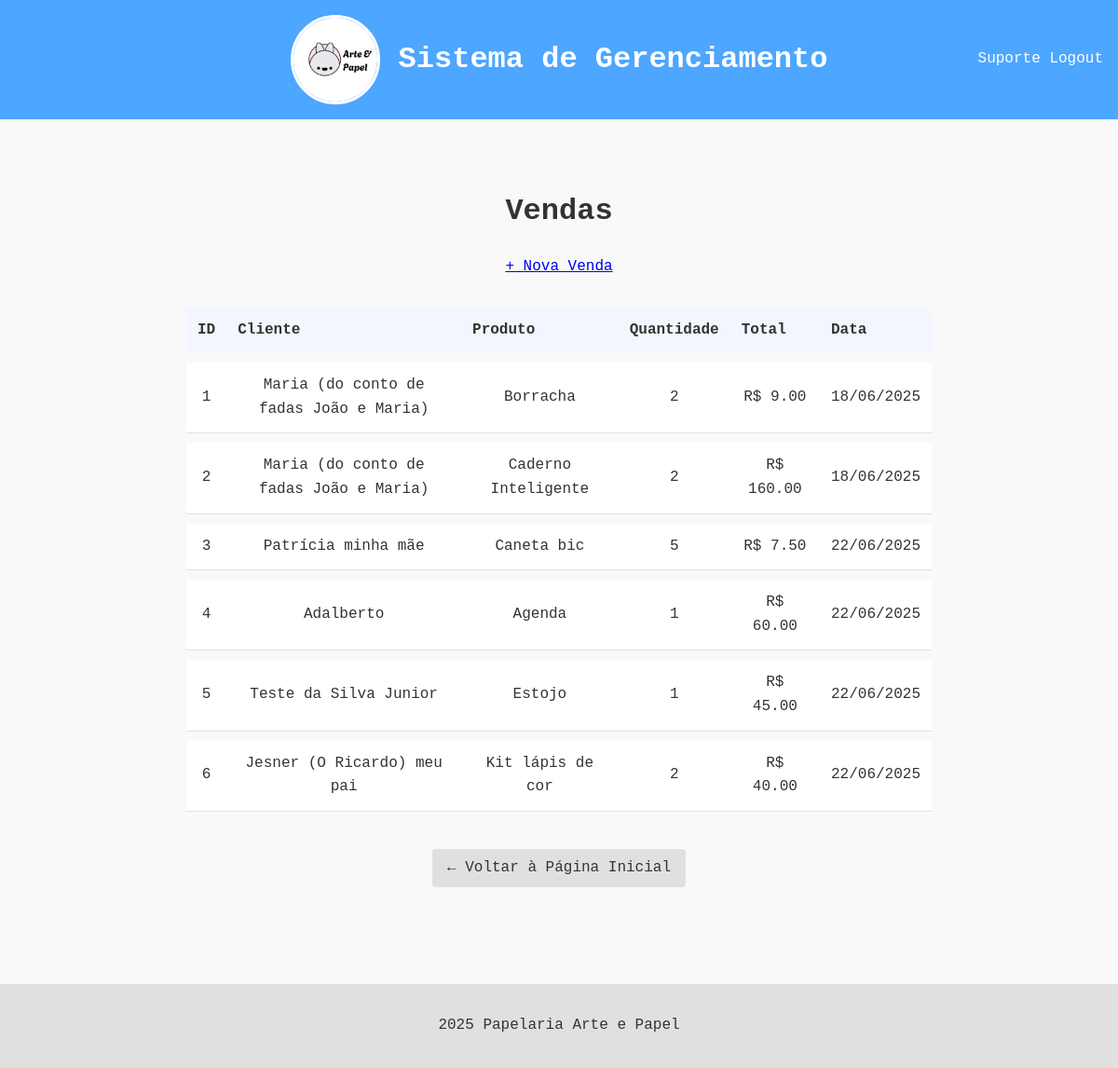
Before: /vendas (signed in) with the older database file.
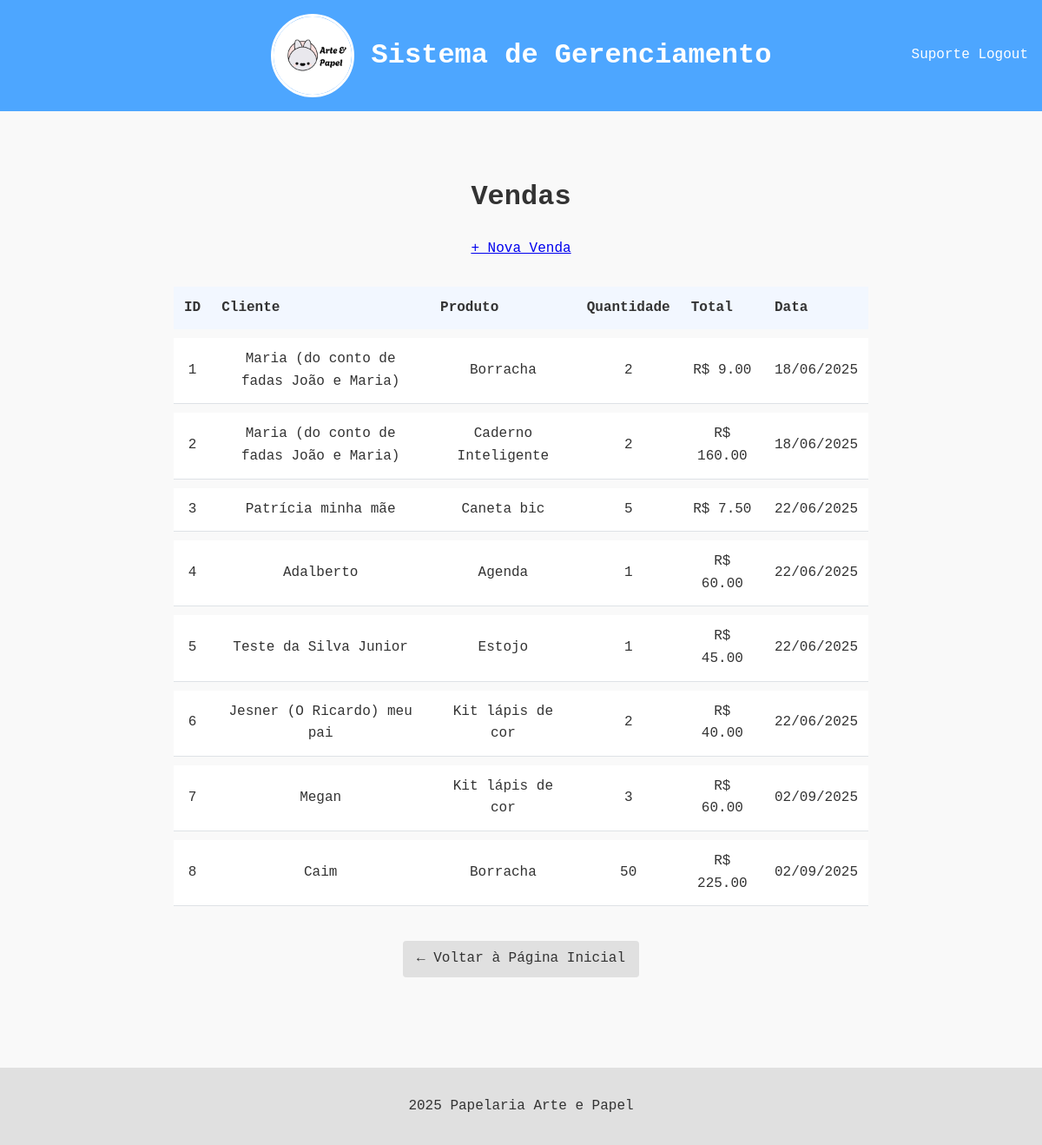
After: the same page with the newer database file.
### app.py (models this page shows)
class Venda(db.Model):
    id = db.Column(db.Integer, primary_key=True)
    cliente_id = db.Column(db.Integer, db.ForeignKey('cliente.id'))
    produto_id = db.Column(db.Integer, db.ForeignKey('produto.id'))
    quantidade = db.Column(db.Integer, nullable=False)
    data_venda = db.Column(db.DateTime, default=datetime.utcnow)
    valor_total = db.Column(db.Float, nullable=False)
    cliente = db.relationship('Cliente', backref='vendas')
    produto = db.relationship('Produto', backref='vendas')

class Cliente(db.Model):
    id = db.Column(db.Integer, primary_key=True)
    nome = db.Column(db.String(100), nullable=False)
    email = db.Column(db.String(100), unique=True)
    telefone = db.Column(db.String(20))
    endereco = db.Column(db.String(200))
    data_cadastro = db.Column(db.DateTime, default=datetime.utcnow)

class Produto(db.Model):
    id = db.Column(db.Integer, primary_key=True)
    nome = db.Column(db.String(100), nullable=False)
    descricao = db.Column(db.String(200))
    preco = db.Column(db.Float, nullable=False)
    quantidade = db.Column(db.Integer, default=0)
    data_cadastro = db.Column(db.DateTime, default=datetime.utcnow)

### app.py (the view)
@app.route('/vendas')
@login_required
def listar_vendas():
    vendas = Venda.query.all()
    return render_template('vendas/listar.html', vendas=vendas)

### app.py (called while the page is built)
@login_manager.user_loader
def load_user(user_id):
    return Usuario.query.get(int(user_id))

### templates/vendas/listar.html
{% extends "base.html" %}
{% block content %}
<div class="container">
    <h1>Vendas</h1>
    <a href="{{ url_for('nova_venda') }}" class="btn-novo">+ Nova Venda</a>
    <table class="tabela-vendas">
        <thead>
            <tr>
                <th>ID</th>
                <th>Cliente</th>
                <th>Produto</th>
                <th>Quantidade</th>
                <th>Total</th>
                <th>Data</th>
            </tr>
        </thead>
        <tbody>
            {% for venda in vendas %}
            <tr>
                <td>{{ venda.id }}</td>
                <td>{{ venda.cliente.nome }}</td>
                <td>{{ venda.produto.nome }}</td>
                <td>{{ venda.quantidade }}</td>
                <td>R$ {{ "%.2f"|format(venda.valor_total) }}</td>
                <td>{{ venda.data_venda.strftime('%d/%m/%Y') }}</td>
            </tr>
            {% endfor %}
        </tbody>
    </table>
    <div class="rodape-tabela">
        <a href="{{ url_for('home') }}" class="btn-voltar">
            ← Voltar à Página Inicial
        </a>
    </div>
</div>
{% endblock %}

Changed rows visible on the page:
added Venda: id "7", cliente.nome "Megan", produto.nome "Kit lápis de cor", quantidade "3", valor_total "60.00", data_venda "02/09/2025"
added Venda: id "8", cliente.nome "Caim", produto.nome "Borracha", quantidade "50", valor_total "225.00", data_venda "02/09/2025"
